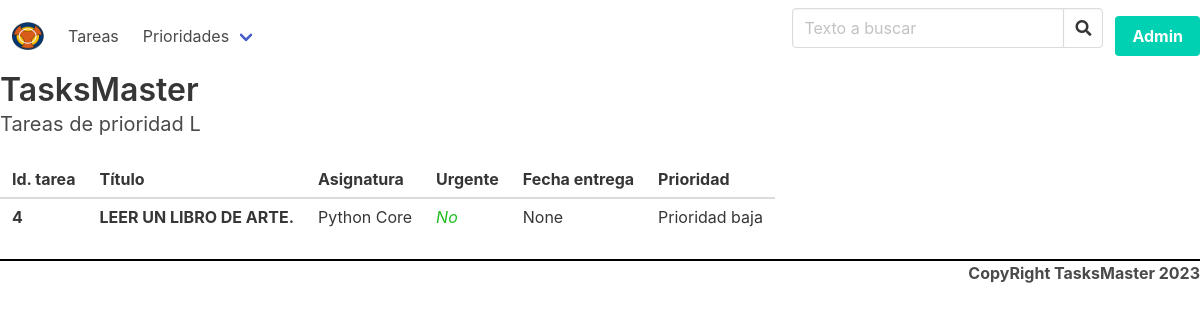
The page /tareas/l/ on the database its author committed.
### tasks/models.py (models this page shows, shortened)
class Task(models.Model):
    class Meta:
        verbose_name = "Tarea"
        verbose_name_plural = "Tareas"
    title = models.CharField(
        "Título",
        max_length=250,
        unique=True,
    )
    subject = models.ForeignKey(
        Subject,
        verbose_name="Asignatura",
        on_delete=models.PROTECT,
        related_name="tasks",
        default=1,
    )
    due_date = models.DateField(
        "Dia de entrega",
        null=True,
        blank=True,
        default=None,
        validators=[fecha_en_futuro],
    )
    urgent = models.BooleanField(default=False)
    priority = models.CharField(
        "Prioridad", max_length=1, choices=PRIORITIES, default="N"
    )
    created = models.DateTimeField(auto_now_add=True)
    updated = models.DateTimeField(auto_now=True)

class Subject(models.Model):
    class Meta:
        verbose_name = "Asignatura"
        verbose_name_plural = "Asignaturas"
    id = models.AutoField(primary_key=True)
    name = models.CharField(
        verbose_name="Nombre de la asignatura", max_length=120, unique=True
    )
    created = models.DateTimeField(auto_now_add=True)
    updated = models.DateTimeField(auto_now=True)
    def __str__(self):
        return self.name

### tasks/views.py (the view)
# urls.py: re_path(r"^tareas/([nhl])/$", views.list_by_priority),
def list_by_priority(request, priority):
    priority = priority[0].upper()
    tasks = Task.objects.filter(priority=priority)
    return render(
        request,
        "tasks/list_task.html",
        {
            "title": f"Tareas de prioridad {priority}",
            "tasks": tasks,
        },
    )

### tasks/templates/tasks/list_task.html (shortened to what this page needs)
{% extends 'tasks/base.html' %}
{% block content %}
{% include 'tasks/task_table.html' %}
{% endblock content %}

### tasks/templates/tasks/task_table.html
<table class='table is-striped is-hoverable'>
    <thead>
        <tr>
            <th>Id. tarea</th>
            <th >Título</th>
            <th>Asignatura</th>
            <th>Urgente</th>
            <th>Fecha entrega</th>
            <th>Prioridad</th>
        </tr>
    </thead>
    <tbody>
{%for task in tasks%}
    <tr>
        <th>{{task.id}}</th>
        <td>
            {% if forloop.first %}
            <b>{{task.title|upper|add:"."}}</b>
            {% else %}
                {{task.title}}
            {% endif %}
        </td>
        <td>{{task.subject}}</td>
        <td>
            {%if task.urgent%}
            <b class="urgente">Si</b>
            {%else%}
            <i class="no-urgente">No</i>
            {% endif %}
        </td>
        <td>{{task.due_date}}</td>
        <td>{{task.get_priority_display}}</td>
    </tr>
{%endfor%}
</tbody>
</table>

### tasks/static/tasks/custom.css (style rules this page uses)
.no-urgente { font-style: italic; color: rgb(32, 188, 32); }

### rows shown on the page
Task: id "4", title|add "LEER UN LIBRO DE ARTE.", subject "Python Core", urgent "No", due_date "None", priority "Prioridad baja"

### other values the page prints
{{ title }} "Tareas de prioridad L"
